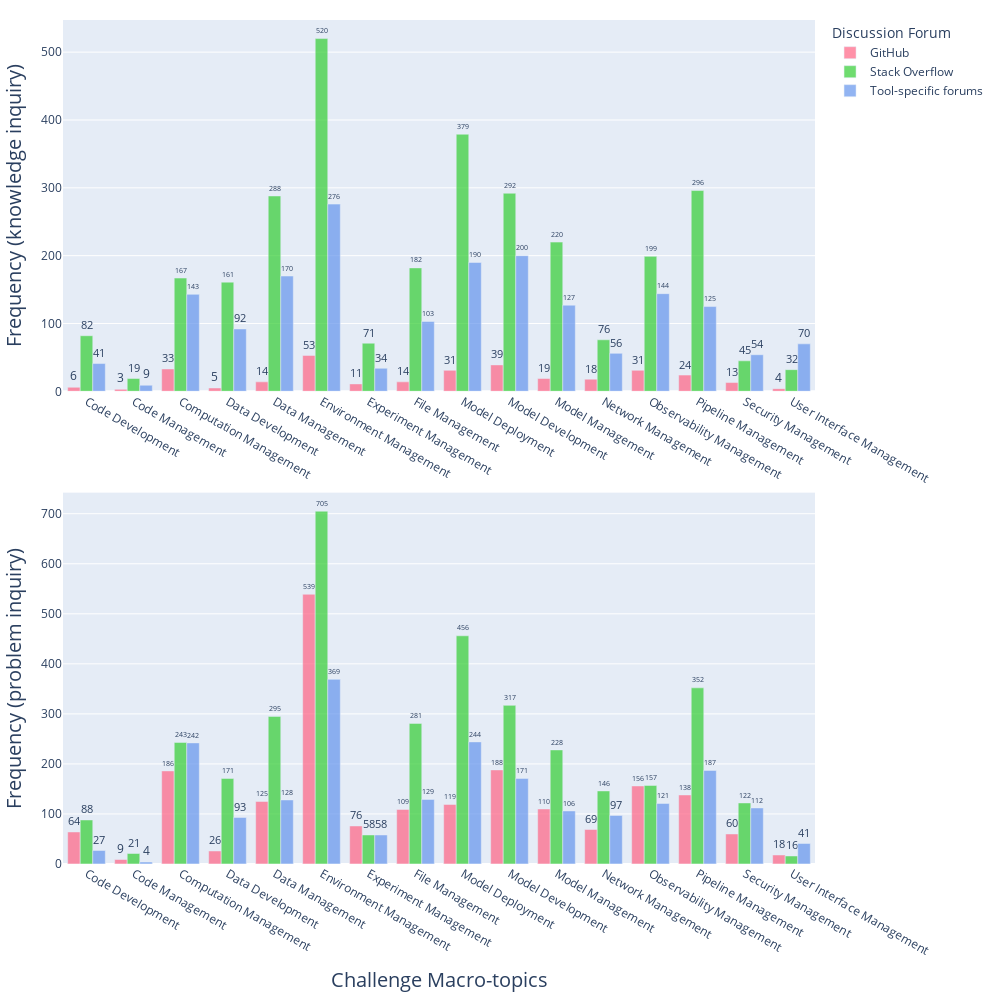

Here is the notebook cell this chart was saved with:
### Code cell
df = pd.read_json(os.path.join(path_rq3, 'forums.json'))
df = filter_open_posts(df)
df['Challenge_topic_macro'] = df['Challenge_topic_macro'].apply(lambda x: macro_topic_indexing[x])

n = len(df['Challenge_type'].unique())
fig = make_subplots(rows=n, cols=1, shared_xaxes=False, vertical_spacing=0.12)

for i, (type, type_group) in enumerate(df.groupby('Challenge_type')):
    show_legend = True if i == 0 else False
    for forum_name, forum_group in type_group.groupby('Platform'):
        categories = []
        rates = []
        
        for name, topic_group in forum_group.groupby('Challenge_topic_macro'):
            categories.append(name)
            rates.append(len(topic_group))
            
        fig.add_trace(go.Bar(
            x=categories, 
            y=rates, 
            name=forum_name, 
            showlegend=show_legend,
            marker_color=color_map[forum_name],
            text=rates, 
            textposition='outside'), 
        row=i+1, 
        col=1)
        if i == n - 1:
            fig.update_xaxes(title_text=f'Challenge Macro-topics', title_font=dict(size=20), row=i+1, col=1)
        fig.update_yaxes(title_text=f'Frequency ({type} inquiry)', title_font=dict(size=20), row=i+1, col=1)

fig.update_layout(
    width=1000, 
    height=1000,
    margin=go.layout.Margin(
        l=20,  # left margin
        r=20,  # right margin
        b=20,  # bottom margin
        t=20,  # top margin
    ),
    legend_title='Discussion Forum',
    boxmode='group',
)
fig.show()
pio.full_figure_for_development(fig, warn=False)
fig.write_image(os.path.join(path_rq3, 'Macro-topics frequency histogram.pdf'), engine="kaleido")

### Figure 1 — Plotly figure (JSON) as saved in the notebook; plotly's stock layout.template omitted (floating-point values rounded to 4 significant figures)
{"data": [{"marker": {"color": "rgba(255, 99, 132, 0.7)"}, "name": "GitHub", "showlegend": true, "text": ["6", "3", "33", "5", "14", "53", "11", "14", "31", "39", "19", "18", "31", "24", "13", "4"], "textposition": "outside", "type": "bar", "x": ["Code Development", "Code Management", "Computation Management", "Data Development", "Data Management", "Environment Management", "Experiment Management", "File Management", "Model Deployment", "Model Development", "Model Management", "Network Management", "Observability Management", "Pipeline Management", "Security Management", "User Interface Management"], "xaxis": "x", "y": [6, 3, 33, 5, 14, 53, 11, 14, 31, 39, 19, 18, 31, 24, 13, 4], "yaxis": "y"}, {"marker": {"color": "rgba(50, 205, 50, 0.7)"}, "name": "Stack Overflow", "showlegend": true, "text": ["82", "19", "167", "161", "288", "520", "71", "182", "379", "292", "220", "76", "199", "296", "45", "32"], "textposition": "outside", "type": "bar", "x": ["Code Development", "Code Management", "Computation Management", "Data Development", "Data Management", "Environment Management", "Experiment Management", "File Management", "Model Deployment", "Model Development", "Model Management", "Network Management", "Observability Management", "Pipeline Management", "Security Management", "User Interface Management"], "xaxis": "x", "y": [82, 19, 167, 161, 288, 520, 71, 182, 379, 292, 220, 76, 199, 296, 45, 32], "yaxis": "y"}, {"marker": {"color": "rgba(100, 149, 237, 0.7)"}, "name": "Tool-specific forums", "showlegend": true, "text": ["41", "9", "143", "92", "170", "276", "34", "103", "190", "200", "127", "56", "144", "125", "54", "70"], "textposition": "outside", "type": "bar", "x": ["Code Development", "Code Management", "Computation Management", "Data Development", "Data Management", "Environment Management", "Experiment Management", "File Management", "Model Deployment", "Model Development", "Model Management", "Network Management", "Observability Management", "Pipeline Management", "Security Management", "User Interface Management"], "xaxis": "x", "y": [41, 9, 143, 92, 170, 276, 34, 103, 190, 200, 127, 56, 144, 125, 54, 70], "yaxis": "y"}, {"marker": {"color": "rgba(255, 99, 132, 0.7)"}, "name": "GitHub", "showlegend": false, "text": ["64", "9", "186", "26", "125", "539", "76", "109", "119", "188", "110", "69", "156", "138", "60", "18"], "textposition": "outside", "type": "bar", "x": ["Code Development", "Code Management", "Computation Management", "Data Development", "Data Management", "Environment Management", "Experiment Management", "File Management", "Model Deployment", "Model Development", "Model Management", "Network Management", "Observability Management", "Pipeline Management", "Security Management", "User Interface Management"], "xaxis": "x2", "y": [64, 9, 186, 26, 125, 539, 76, 109, 119, 188, 110, 69, 156, 138, 60, 18], "yaxis": "y2"}, {"marker": {"color": "rgba(50, 205, 50, 0.7)"}, "name": "Stack Overflow", "showlegend": false, "text": ["88", "21", "243", "171", "295", "705", "58", "281", "456", "317", "228", "146", "157", "352", "122", "16"], "textposition": "outside", "type": "bar", "x": ["Code Development", "Code Management", "Computation Management", "Data Development", "Data Management", "Environment Management", "Experiment Management", "File Management", "Model Deployment", "Model Development", "Model Management", "Network Management", "Observability Management", "Pipeline Management", "Security Management", "User Interface Management"], "xaxis": "x2", "y": [88, 21, 243, 171, 295, 705, 58, 281, 456, 317, 228, 146, 157, 352, 122, 16], "yaxis": "y2"}, {"marker": {"color": "rgba(100, 149, 237, 0.7)"}, "name": "Tool-specific forums", "showlegend": false, "text": ["27", "4", "242", "93", "128", "369", "58", "129", "244", "171", "106", "97", "121", "187", "112", "41"], "textposition": "outside", "type": "bar", "x": ["Code Development", "Code Management", "Computation Management", "Data Development", "Data Management", "Environment Management", "Experiment Management", "File Management", "Model Deployment", "Model Development", "Model Management", "Network Management", "Observability Management", "Pipeline Management", "Security Management", "User Interface Management"], "xaxis": "x2", "y": [27, 4, 242, 93, 128, 369, 58, 129, 244, 171, 106, 97, 121, 187, 112, 41], "yaxis": "y2"}], "layout": {"boxmode": "group", "height": 1000, "legend": {"title": {"text": "Discussion Forum"}}, "margin": {"b": 20, "l": 20, "r": 20, "t": 20}, "width": 1000, "xaxis": {"anchor": "y", "domain": [0, 1]}, "xaxis2": {"anchor": "y2", "domain": [0, 1], "title": {"font": {"size": 20}, "text": "Challenge Macro-topics"}}, "yaxis": {"anchor": "x", "domain": [0.56, 1], "title": {"font": {"size": 20}, "text": "Frequency (knowledge inquiry)"}}, "yaxis2": {"anchor": "x2", "domain": [0, 0.44], "title": {"font": {"size": 20}, "text": "Frequency (problem inquiry)"}}}}
